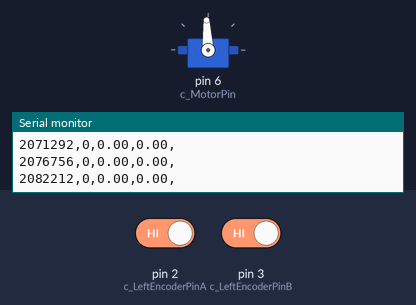
Simulated run of this sketch. Board: Arduino Mega 2560, built with avr-gcc and run on an emulated ATmega2560. Shown: servo, the last lines printed to the serial monitor. The inputs (shaded band) are chosen by the test bench; at power-on: pin 2 (c_LeftEncoderPinA) HIGH, pin 3 (c_LeftEncoderPinB) HIGH.

Above: at 2.1 s.
At 7.1 s:
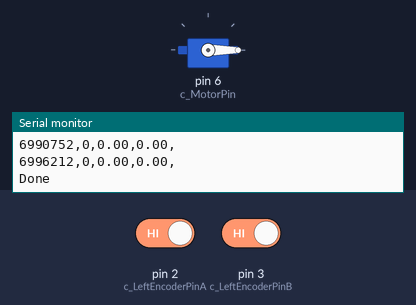
Timing chart, 0 to 8.6 s (numbered marks = the images above):
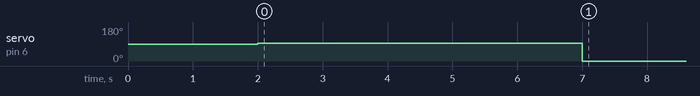

The sketch:

EncoderCode_2.ino
```cpp
/*
*Quadrature Decoder
*/
#include "Arduino.h"
#include "digitalWriteFast.h"  // library for high performance reads and writes by jrraines
                               // see http://www.arduino.cc/cgi-bin/yabb2/YaBB.pl?num=1267553811/0
                               // and http://code.google.com/p/digitalwritefast/
#include <Servo.h>

// It turns out that the regular digitalRead() calls are too slow and bring the arduino down when
// I use them in the interrupt routines while the motor runs at full speed.

// Quadrature encoders
// Left encoder
#define c_LeftEncoderInterruptA 0
#define c_LeftEncoderInterruptB 1
#define c_LeftEncoderPinA 2
#define c_LeftEncoderPinB 3
#define c_MotorPin 6
#define LeftEncoderIsReversed

/*
 *  Yellow ESC -> Signal (pin 6)
 *  Middde ESC -> NC
 *  Brown ESC -> Ground (GND)
 */

#define TICKS_PER_REV 2000.0
#define US_TO_S 1000000

double oldTime = 0.0;
double newTime = 0.0;
double startTime = 0.0;

int steps = 0;
int counter = 0;
int oldValue = 0;
int newValue = 0;

volatile bool _LeftEncoderASet;
volatile bool _LeftEncoderBSet;
volatile bool _LeftEncoderAPrev;
volatile bool _LeftEncoderBPrev;
volatile long _LeftEncoderTicks = 0;


Servo _motor;

void setup()
{
  Serial.begin(38400);

  // Quadrature encoders
  // Left encoder
  pinMode(c_LeftEncoderPinA, INPUT);      // sets pin A as input
  digitalWrite(c_LeftEncoderPinA, LOW);  // turn on pullup resistors
  pinMode(c_LeftEncoderPinB, INPUT);      // sets pin B as input
  digitalWrite(c_LeftEncoderPinB, LOW);  // turn on pullup resistors
  attachInterrupt(c_LeftEncoderInterruptA, HandleLeftMotorInterruptA, CHANGE);
  attachInterrupt(c_LeftEncoderInterruptB, HandleLeftMotorInterruptB, CHANGE);
  oldTime = micros();
  Serial.print("Encoder Ticks,Revolutions,Speed [Ticks/s]\n");
  _motor.attach(c_MotorPin);
  _motor.write(90);
  delay(2000);
  startTime = micros();
}

void loop()
{
  if(micros() - startTime < 5*1000000)
  {
    Serial.print(micros());
    Serial.print(",");
    _motor.writeMicroseconds(1500);
    newValue = _LeftEncoderTicks;
    newTime  = micros();
    Serial.print(_LeftEncoderTicks);
    Serial.print(",");
    Serial.print(_LeftEncoderTicks/TICKS_PER_REV);
    Serial.print(",");
    Serial.print(US_TO_S * (newValue - oldValue)/(newTime - oldTime));
    Serial.print(",\n");
    oldValue = newValue;
    oldTime  = newTime;
  }
  else
  {
    _motor.write(0);
    Serial.print("Done\n");
    for(;;)
    {
      delay(1000);
    }
  }
}


// Interrupt service routines for the left motor's quadrature encoder
void HandleLeftMotorInterruptA(){
  _LeftEncoderBSet = digitalReadFast(c_LeftEncoderPinB);
  _LeftEncoderASet = digitalReadFast(c_LeftEncoderPinA);

  _LeftEncoderTicks+=ParseEncoder();

  _LeftEncoderAPrev = _LeftEncoderASet;
  _LeftEncoderBPrev = _LeftEncoderBSet;
}

// Interrupt service routines for the right motor's quadrature encoder
void HandleLeftMotorInterruptB(){
  // Test transition;
  _LeftEncoderBSet = digitalReadFast(c_LeftEncoderPinB);
  _LeftEncoderASet = digitalReadFast(c_LeftEncoderPinA);

  _LeftEncoderTicks+=ParseEncoder();

  _LeftEncoderAPrev = _LeftEncoderASet;
  _LeftEncoderBPrev = _LeftEncoderBSet;
}

int ParseEncoder(){
  if(_LeftEncoderAPrev && _LeftEncoderBPrev){
    if(!_LeftEncoderASet && _LeftEncoderBSet) return 1;
    if(_LeftEncoderASet && !_LeftEncoderBSet) return -1;
  }else if(!_LeftEncoderAPrev && _LeftEncoderBPrev){
    if(!_LeftEncoderASet && !_LeftEncoderBSet) return 1;
    if(_LeftEncoderASet && _LeftEncoderBSet) return -1;
  }else if(!_LeftEncoderAPrev && !_LeftEncoderBPrev){
    if(_LeftEncoderASet && !_LeftEncoderBSet) return 1;
    if(!_LeftEncoderASet && _LeftEncoderBSet) return -1;
  }else if(_LeftEncoderAPrev && !_LeftEncoderBPrev){
    if(_LeftEncoderASet && _LeftEncoderBSet) return 1;
    if(!_LeftEncoderASet && !_LeftEncoderBSet) return -1;
  }
}
```

digitalWriteFast.h
```cpp
#if !defined(digitalPinToPortReg)
#if !(defined(__AVR_ATmega1280__) || defined(__AVR_ATmega2560__) || defined(__AVR_ATmega2561__) )


// Standard Arduino Pins
#define digitalPinToPortReg(P) \
(((P) >= 0 && (P) <= 7) ? &PORTD : (((P) >= 8 && (P) <= 13) ? &PORTB : &PORTC))
#define digitalPinToDDRReg(P) \
(((P) >= 0 && (P) <= 7) ? &DDRD : (((P) >= 8 && (P) <= 13) ? &DDRB : &DDRC))
#define digitalPinToPINReg(P) \
(((P) >= 0 && (P) <= 7) ? &PIND : (((P) >= 8 && (P) <= 13) ? &PINB : &PINC))
#define digitalPinToBit(P) \
(((P) >= 0 && (P) <= 7) ? (P) : (((P) >= 8 && (P) <= 13) ? (P) - 8 : (P) - 14))

#if defined(__AVR_ATmega8__)

// 3 PWM
#define digitalPinToTimer(P) \
(((P) ==  9 || (P) == 10) ? &TCCR1A : (((P) == 11) ? &TCCR2 : 0))
#define digitalPinToTimerBit(P) \
(((P) ==  9) ? COM1A1 : (((P) == 10) ? COM1B1 : COM21))
#else

// 6 PWM
#define digitalPinToTimer(P) \
(((P) ==  6 || (P) ==  5) ? &TCCR0A : \
        (((P) ==  9 || (P) == 10) ? &TCCR1A : \
        (((P) == 11 || (P) ==  3) ? &TCCR2A : 0)))
#define digitalPinToTimerBit(P) \
(((P) ==  6) ? COM0A1 : (((P) ==  5) ? COM0B1 : \
        (((P) ==  9) ? COM1A1 : (((P) == 10) ? COM1B1 : \
        (((P) == 11) ? COM2A1 : COM2B1)))))
#endif

#else
// Arduino Mega Pins
#define digitalPinToPortReg(P) \
(((P) >= 22 && (P) <= 29) ? &PORTA : \
        ((((P) >= 10 && (P) <= 13) || ((P) >= 50 && (P) <= 53)) ? &PORTB : \
        (((P) >= 30 && (P) <= 37) ? &PORTC : \
        ((((P) >= 18 && (P) <= 21) || (P) == 38) ? &PORTD : \
        ((((P) >= 0 && (P) <= 3) || (P) == 5) ? &PORTE : \
        (((P) >= 54 && (P) <= 61) ? &PORTF : \
        ((((P) >= 39 && (P) <= 41) || (P) == 4) ? &PORTG : \
        ((((P) >= 6 && (P) <= 9) || (P) == 16 || (P) == 17) ? &PORTH : \
        (((P) == 14 || (P) == 15) ? &PORTJ : \
        (((P) >= 62 && (P) <= 69) ? &PORTK : &PORTL))))))))))

#define digitalPinToDDRReg(P) \
(((P) >= 22 && (P) <= 29) ? &DDRA : \
        ((((P) >= 10 && (P) <= 13) || ((P) >= 50 && (P) <= 53)) ? &DDRB : \
        (((P) >= 30 && (P) <= 37) ? &DDRC : \
        ((((P) >= 18 && (P) <= 21) || (P) == 38) ? &DDRD : \
        ((((P) >= 0 && (P) <= 3) || (P) == 5) ? &DDRE : \
        (((P) >= 54 && (P) <= 61) ? &DDRF : \
        ((((P) >= 39 && (P) <= 41) || (P) == 4) ? &DDRG : \
        ((((P) >= 6 && (P) <= 9) || (P) == 16 || (P) == 17) ? &DDRH : \
        (((P) == 14 || (P) == 15) ? &DDRJ : \
        (((P) >= 62 && (P) <= 69) ? &DDRK : &DDRL))))))))))

#define digitalPinToPINReg(P) \
(((P) >= 22 && (P) <= 29) ? &PINA : \
        ((((P) >= 10 && (P) <= 13) || ((P) >= 50 && (P) <= 53)) ? &PINB : \
        (((P) >= 30 && (P) <= 37) ? &PINC : \
        ((((P) >= 18 && (P) <= 21) || (P) == 38) ? &PIND : \
        ((((P) >= 0 && (P) <= 3) || (P) == 5) ? &PINE : \
        (((P) >= 54 && (P) <= 61) ? &PINF : \
        ((((P) >= 39 && (P) <= 41) || (P) == 4) ? &PING : \
        ((((P) >= 6 && (P) <= 9) || (P) == 16 || (P) == 17) ? &PINH : \
        (((P) == 14 || (P) == 15) ? &PINJ : \
        (((P) >= 62 && (P) <= 69) ? &PINK : &PINL))))))))))

#define digitalPinToBit(P) \
(((P) >=  7 && (P) <=  9) ? (P) - 3 : \
        (((P) >= 10 && (P) <= 13) ? (P) - 6 : \
        (((P) >= 22 && (P) <= 29) ? (P) - 22 : \
        (((P) >= 30 && (P) <= 37) ? 37 - (P) : \
        (((P) >= 39 && (P) <= 41) ? 41 - (P) : \
        (((P) >= 42 && (P) <= 49) ? 49 - (P) : \
        (((P) >= 50 && (P) <= 53) ? 53 - (P) : \
        (((P) >= 54 && (P) <= 61) ? (P) - 54 : \
        (((P) >= 62 && (P) <= 69) ? (P) - 62 : \
        (((P) == 0 || (P) == 15 || (P) == 17 || (P) == 21) ? 0 : \
        (((P) == 1 || (P) == 14 || (P) == 16 || (P) == 20) ? 1 : \
        (((P) == 19) ? 2 : \
        (((P) == 5 || (P) == 6 || (P) == 18) ? 3 : \
        (((P) == 2) ? 4 : \
        (((P) == 3 || (P) == 4) ? 5 : 7)))))))))))))))

// 15 PWM
#define digitalPinToTimer(P) \
(((P) == 13 || (P) ==  4) ? &TCCR0A : \
        (((P) == 11 || (P) == 12) ? &TCCR1A : \
        (((P) == 10 || (P) ==  9) ? &TCCR2A : \
        (((P) ==  5 || (P) ==  2 || (P) ==  3) ? &TCCR3A : \
        (((P) ==  6 || (P) ==  7 || (P) ==  8) ? &TCCR4A : \
        (((P) == 46 || (P) == 45 || (P) == 44) ? &TCCR5A : 0))))))
#define digitalPinToTimerBit(P) \
(((P) == 13) ? COM0A1 : (((P) ==  4) ? COM0B1 : \
        (((P) == 11) ? COM1A1 : (((P) == 12) ? COM1B1 : \
        (((P) == 10) ? COM2A1 : (((P) ==  9) ? COM2B1 : \
        (((P) ==  5) ? COM3A1 : (((P) ==  2) ? COM3B1 : (((P) ==  3) ? COM3C1 : \
        (((P) ==  6) ? COM4A1 : (((P) ==  7) ? COM4B1 : (((P) ==  8) ? COM4C1 : \
        (((P) == 46) ? COM5A1 : (((P) == 45) ? COM5B1 : COM5C1))))))))))))))

#endif
#endif

#if !defined(digitalWriteFast)
#define digitalWriteFast(P, V) \
if (__builtin_constant_p(P) && __builtin_constant_p(V)) { \
                if (digitalPinToTimer(P)) \
                        bitClear(*digitalPinToTimer(P), digitalPinToTimerBit(P)); \
                bitWrite(*digitalPinToPortReg(P), digitalPinToBit(P), (V)); \
        } else { \
                digitalWrite((P), (V)); \
        }
#endif

#if !defined(pinModeFast)
#define pinModeFast(P, V) \
if (__builtin_constant_p(P) && __builtin_constant_p(V)) { \
                bitWrite(*digitalPinToDDRReg(P), digitalPinToBit(P), (V)); \
        } else {  \
                pinMode((P), (V)); \
        }
#endif

#if !defined(digitalReadFast)
#define digitalReadFast(P) ( (int) __digitalReadFast__((P)) )
#define __digitalReadFast__(P ) \
(__builtin_constant_p(P) ) ? ( \
                digitalPinToTimer(P) ? ( \
                       bitClear(*digitalPinToTimer(P), digitalPinToTimerBit(P)) ,  \
                             bitRead(*digitalPinToPINReg(P), digitalPinToBit(P))) : \
                  bitRead(*digitalPinToPINReg(P), digitalPinToBit(P)))  : \
                digitalRead((P))
#endif

#if !defined(digitalWriteFast2)
#define digitalWriteFast2(P, V) \
if (__builtin_constant_p(P) && __builtin_constant_p(V)) { \
                bitWrite(*digitalPinToPortReg(P), digitalPinToBit(P), (V)); \
        } else { \
                digitalWrite((P), (V)); \
        }
#endif

#if !defined(pinModeFast2)
#define pinModeFast2(P, V) \
if (__builtin_constant_p(P) && __builtin_constant_p(V)) { \
                if (digitalPinToTimer(P)) \
                        bitClear(*digitalPinToTimer(P), digitalPinToTimerBit(P)); \
                bitWrite(*digitalPinToDDRReg(P), digitalPinToBit(P), (V)); \
        } else {  \
                pinMode((P), (V)); \
        }
#endif

#if !defined(digitalReadFast2)
#define digitalReadFast2(P) ( (int) __digitalReadFast2__((P)) )
#define __digitalReadFast2__(P ) \
(__builtin_constant_p(P) ) ? ( \
                ( bitRead(*digitalPinToPINReg(P), digitalPinToBit(P))) ) : \
                digitalRead((P))
#endif
```

Measured:
- by itself, servo on pin 6 (c_MotorPin): 90° → 93° at 2.0 s, → 0° 5.0 s later
